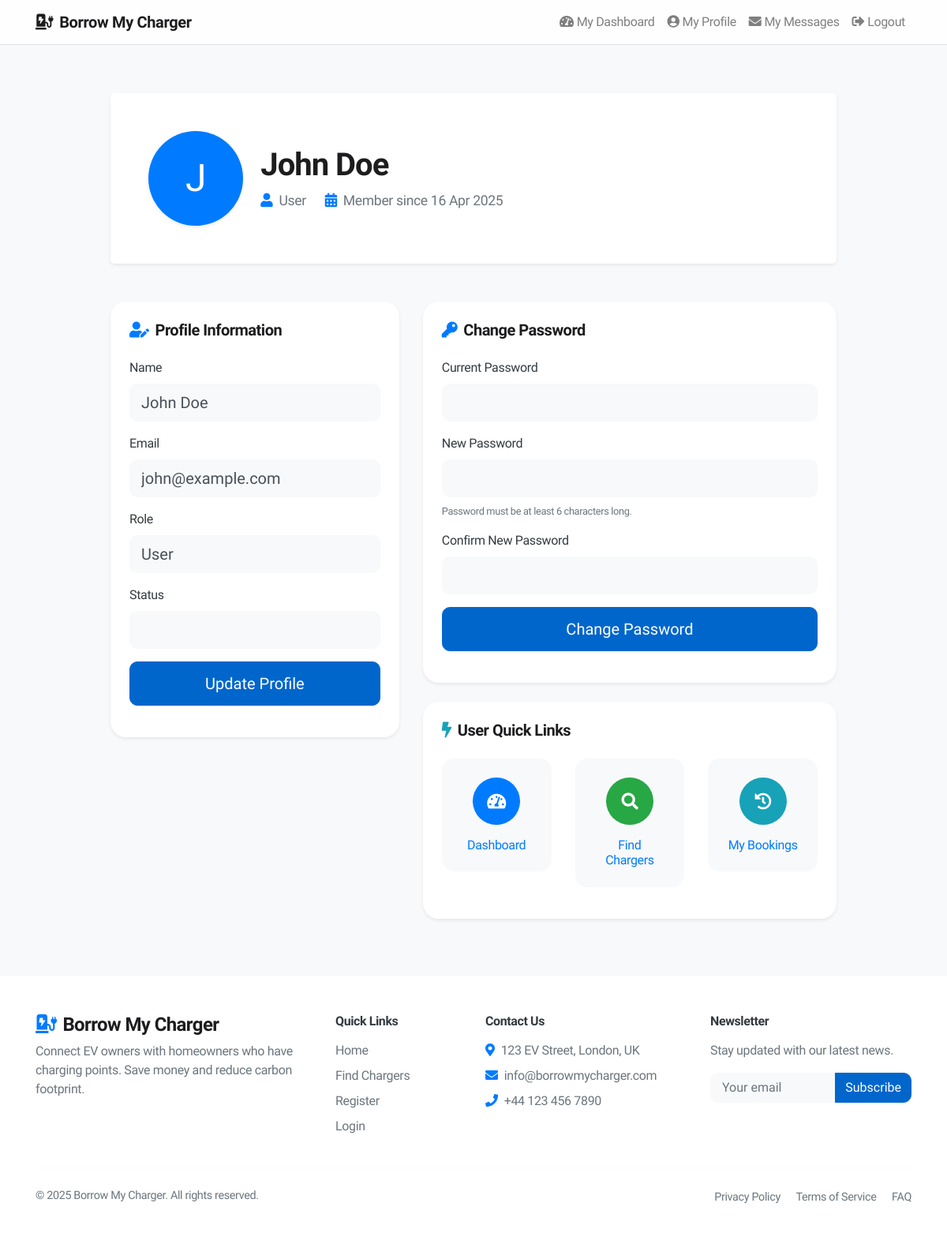
Screenshot of /profile.php (signed in) with the database file from the repository.
### tables this page shows
CREATE TABLE IF NOT EXISTS users (
    id INT AUTO_INCREMENT PRIMARY KEY,
    name VARCHAR(100) NOT NULL,
    email VARCHAR(100) NOT NULL UNIQUE,
    password VARCHAR(255) NOT NULL,
    role ENUM('user', 'homeowner', 'admin') NOT NULL,
    created_at TIMESTAMP DEFAULT CURRENT_TIMESTAMP
);

### profile.php (called while the page is built, shortened)
<?php
require_once("databaseConn.php");
require_once("models/User.php");
$view = new stdClass();
$view->pageTitle = "My Profile";
$view->message = '';
$userModel = new User($conn);
$userId = $_SESSION['user_id'];
$view->user = $userModel->getUserById($userId);
require_once("views/profile/index.phtml");
?>

### models/User.php (called while the page is built, shortened)
<?php
class User {
    private $conn;
    public function __construct($dbConn) {
        $this->conn = $dbConn;
    }
    public function getUserById($userId) {
        $stmt = $this->conn->prepare("SELECT * FROM users WHERE id = ?");
        $stmt->execute([$userId]);
        return $stmt->fetch(PDO::FETCH_ASSOC);
    }
}
?>

### views/profile/index.phtml (the view, shortened to what this page needs)
<?php include 'views/includes/header.phtml'; ?>
<div class="container mt-5 mb-5">
    <div class="row">
        <div class="col-lg-10 offset-lg-1">
            <div class="bg-white rounded-lg shadow-sm p-5 mb-5" style="border-radius: 20px;">
                <div class="row align-items-center">
                    <div class="col-md-2 text-center text-md-left mb-4 mb-md-0">
                        <div class="bg-primary text-white d-inline-flex align-items-center justify-content-center shadow-sm" style="width: 120px; height: 120px; font-size: 3rem; border-radius: 60px;">
                            <?php echo strtoupper(substr($view->user['name'], 0, 1)); ?>
                        </div>
                    </div>
                    <div class="col-md-10 text-center text-md-left">
                        <h1 style="font-weight: 600; font-size: 2.5rem; letter-spacing: -0.025em;"><?php echo htmlspecialchars($view->user['name']); ?></h1>
                        <div class="d-flex flex-wrap mt-2">
                            <span class="mr-4 text-muted" style="font-size: 1.1rem;">
                                <i class="fas fa-user mr-2 text-primary"></i><?php echo ucfirst($view->user['role']); ?>
                            </span>
                            <span class="text-muted" style="font-size: 1.1rem;">
                                <i class="fas fa-calendar-alt mr-2 text-primary"></i>Member since <?php echo date('d M Y', strtotime($view->user['created_at'])); ?>
                            </span>
                        </div>
                    </div>
                </div>
            </div>
            <div class="row">
                <div class="col-lg-5 mb-4">
                    <div class="card border-0 shadow-sm mb-4" style="border-radius: 20px;">
                        <div class="card-body p-4">
                            <h5 class="mb-4" style="font-weight: 600; letter-spacing: -0.025em;">
                                <i class="fas fa-user-edit mr-2 text-primary"></i>Profile Information
                            </h5>
                            <form method="post" action="profile.php">
                                <div class="form-group">
                                    <label for="name" class="font-weight-medium text-dark">Name</label>
                                    <input type="text" class="form-control form-control-lg border-0 bg-light" style="border-radius: 10px; padding: 12px 15px;" id="name" name="name" value="<?php echo htmlspecialchars($view->user['name']); ?>" required>
                                </div>
                                <div class="form-group">
                                    <label for="email" class="font-weight-medium text-dark">Email</label>
                                    <input type="email" class="form-control form-control-lg border-0 bg-light" style="border-radius: 10px; padding: 12px 15px;" id="email" name="email" value="<?php echo htmlspecialchars($view->user['email']); ?>" required>
                                </div>
                                <div class="form-group">
                                    <label for="role" class="font-weight-medium text-dark">Role</label>
                                    <input type="text" class="form-control form-control-lg border-0 bg-light" style="border-radius: 10px; padding: 12px 15px;" id="role" value="<?php echo ucfirst($view->user['role']); ?>" readonly>
                                </div>
                                <div class="form-group">
                                    <label for="status" class="font-weight-medium text-dark">Status</label>
                                    <input type="text" class="form-control form-control-lg border-0 bg-light" style="border-radius: 10px; padding: 12px 15px;" id="status" value="<?php echo ucfirst($view->user['status']); ?>" readonly>
                                </div>
                                <button type="submit" name="update_profile" class="btn btn-primary btn-lg btn-block" style="border-radius: 10px; padding: 12px 15px;">
                                    Update Profile
                                </button>
                            </form>
                        </div>
                    </div>
                </div>
                <div class="col-lg-7">
                    <div class="card border-0 shadow-sm mb-4" style="border-radius: 20px;">
                        <div class="card-body p-4">
                            <h5 class="mb-4" style="font-weight: 600; letter-spacing: -0.025em;">
                                <i class="fas fa-key mr-2 text-primary"></i>Change Password
                            </h5>
                            <form method="post" action="profile.php">
                                <div class="form-group">
                                    <label for="current_password" class="font-weight-medium text-dark">Current Password</label>
                                    <input type="password" class="form-control form-control-lg border-0 bg-light" style="border-radius: 10px; padding: 12px 15px;" id="current_password" name="current_password" required>
                                </div>
                                <div class="form-group">
                                    <label for="new_password" class="font-weight-medium text-dark">New Password</label>
                                    <input type="password" class="form-control form-control-lg border-0 bg-light" style="border-radius: 10px; padding: 12px 15px;" id="new_password" name="new_password" required>
                                    <small class="form-text text-muted mt-2">
                                        Password must be at least 6 characters long.
                                    </small>
                                </div>
                                <div class="form-group">
                                    <label for="confirm_password" class="font-weight-medium text-dark">Confirm New Password</label>
                                    <input type="password" class="form-control form-control-lg border-0 bg-light" style="border-radius: 10px; padding: 12px 15px;" id="confirm_password" name="confirm_password" required>
                                </div>
                                <button type="submit" name="change_password" class="btn btn-primary btn-lg btn-block" style="border-radius: 10px; padding: 12px 15px;">
                                    Change Password
                                </button>
                            </form>
                        </div>
                    </div>
                    <?php if ($view->user['role'] === 'homeowner'): ?>
                    <div class="card border-0 shadow-sm mb-4" style="border-radius: 20px;">
                        <div class="card-body p-4">
                            <h5 class="mb-4" style="font-weight: 600; letter-spacing: -0.025em;">
                                <i class="fas fa-charging-station mr-2 text-success"></i>Homeowner Quick Links
                            </h5>
                            <div class="row justify-content-center">
                                <div class="col-md-6 mb-3">
                                    <a href="homeowner-dashboard.php" class="text-decoration-none">
                                        <div class="bg-light text-center p-4" style="border-radius: 15px;">
                                            <div class="bg-primary text-white d-inline-flex align-items-center justify-content-center mb-3" style="width: 60px; height: 60px; border-radius: 30px;">
                                                <i class="fas fa-tachometer-alt fa-lg"></i>
                                            </div>
                                            <h6 class="mb-0 font-weight-medium">Dashboard</h6>
                                            <p class="text-muted small mt-2">Manage your charge points and bookings</p>
                                        </div>
                                    </a>
                                </div>
                            </div>
                        </div>
                    </div>
                    <?php elseif ($view->user['role'] === 'user'): ?>
                    <div class="card border-0 shadow-sm mb-4" style="border-radius: 20px;">
                        <div class="card-body p-4">
                            <h5 class="mb-4" style="font-weight: 600; letter-spacing: -0.025em;">
                                <i class="fas fa-bolt mr-2 text-info"></i>User Quick Links
                            </h5>
                            <div class="row">
                                <div class="col-md-4 mb-3">
                                    <a href="user-dashboard.php" class="text-decoration-none">
                                        <div class="bg-light text-center p-4" style="border-radius: 15px;">
                                            <div class="bg-primary text-white d-inline-flex align-items-center justify-content-center mb-3" style="width: 60px; height: 60px; border-radius: 30px;">
                                                <i class="fas fa-tachometer-alt fa-lg"></i>
                                            </div>
                                            <h6 class="mb-0 font-weight-medium">Dashboard</h6>
                                        </div>
                                    </a>
                                </div>
                                <div class="col-md-4 mb-3">
                                    <a href="chargepoints.php" class="text-decoration-none">
                                        <div class="bg-light text-center p-4" style="border-radius: 15px;">
                                            <div class="bg-success text-white d-inline-flex align-items-center justify-content-center mb-3" style="width: 60px; height: 60px; border-radius: 30px;">
                                                <i class="fas fa-search fa-lg"></i>
                                            </div>
                                            <h6 class="mb-0 font-weight-medium">Find Chargers</h6>
                                        </div>
                                    </a>
                                </div>
                                <div class="col-md-4 mb-3">
                                    <a href="user-dashboard.php" class="text-decoration-none">
                                        <div class="bg-light text-center p-4" style="border-radius: 15px;">
                                            <div class="bg-info text-white d-inline-flex align-items-center justify-content-center mb-3" style="width: 60px; height: 60px; border-radius: 30px;">
                                                <i class="fas fa-history fa-lg"></i>
                                            </div>
                                            <h6 class="mb-0 font-weight-medium">My Bookings</h6>
                                        </div>
                                    </a>
                                </div>
                            </div>
                        </div>
                    </div>
                    <?php endif; ?>
                </div>
            </div>
        </div>
    </div>
</div>
<footer class="bg-white py-5 mt-5">
    <div class="container">
        <div class="row">
            <div class="col-lg-4 mb-4 mb-lg-0">
                <h4 style="font-weight: 600; letter-spacing: -0.025em;">
                    <i class="fas fa-charging-station mr-2 text-primary"></i>Borrow My Charger
                </h4>
                <p class="text-muted mb-4">Connect EV owners with homeowners who have charging points. Save money and reduce carbon footprint.</p>
            </div>
            <div class="col-lg-2 col-md-4 mb-4 mb-md-0">
                <h6 class="text-dark mb-3" style="font-weight: 600; letter-spacing: -0.025em;">Quick Links</h6>
                <ul class="list-unstyled">
                    <li class="mb-2"><a href="index.php" class="text-muted">Home</a></li>
                    <li class="mb-2"><a href="chargepoints.php" class="text-muted">Find Chargers</a></li>
                    <li class="mb-2"><a href="register.php" class="text-muted">Register</a></li>
                    <li><a href="login.php" class="text-muted">Login</a></li>
                </ul>
            </div>
            <div class="col-lg-3 col-md-4 mb-4 mb-md-0">
                <h6 class="text-dark mb-3" style="font-weight: 600; letter-spacing: -0.025em;">Contact Us</h6>
                <ul class="list-unstyled text-muted">
                    <li class="mb-2"><i class="fas fa-map-marker-alt mr-2 text-primary"></i>123 EV Street, London, UK</li>
                    <li class="mb-2"><i class="fas fa-envelope mr-2 text-primary"></i>info@borrowmycharger.com</li>
                    <li><i class="fas fa-phone mr-2 text-primary"></i>+44 123 456 7890</li>
                </ul>
            </div>
            <div class="col-lg-3 col-md-4">
                <h6 class="text-dark mb-3" style="font-weight: 600; letter-spacing: -0.025em;">Newsletter</h6>
                <p class="text-muted">Stay updated with our latest news.</p>
                <div class="input-group mb-3">
                    <input type="email" class="form-control border-0 bg-light" placeholder="Your email" style="border-radius: 10px 0 0 10px; padding: 12px 15px;">
                    <div class="input-group-append">
                        <button class="btn btn-primary" type="button" style="border-radius: 0 10px 10px 0;">Subscribe</button>
                    </div>
                </div>
            </div>
        </div>
        <hr class="my-4" style="opacity: 0.1;">
        <div class="row">
            <div class="col-md-6 text-center text-md-left mb-2 mb-md-0">
                <p class="mb-0 text-muted" style="font-size: 0.9rem;">&copy; <?php echo date('Y'); ?> Borrow My Charger. All rights reserved.</p>
            </div>
            <div class="col-md-6 text-center text-md-right">
                <a href="#" class="text-muted mr-3" style="font-size: 0.9rem;">Privacy Policy</a>
                <a href="#" class="text-muted mr-3" style="font-size: 0.9rem;">Terms of Service</a>
                <a href="#" class="text-muted" style="font-size: 0.9rem;">FAQ</a>
            </div>
        </div>
    </div>
</footer>
<?php include 'views/includes/footer.phtml'; ?>

### views/includes/header.phtml (style rules this page uses)
body { font-family: 'SF Pro Display', -apple-system, BlinkMacSystemFont, 'Segoe UI', Roboto, Helvetica, Arial, sans-serif; background-color: #f5f5f7; color: #1d1d1f; letter-spacing: -0.022em; }
.btn-primary { background-color: #0066cc; border-color: #0066cc; }

### rows the page displays
users: name "J", name "John Doe", role "User", created_at "16 Apr 2025", email "john@example.com"
